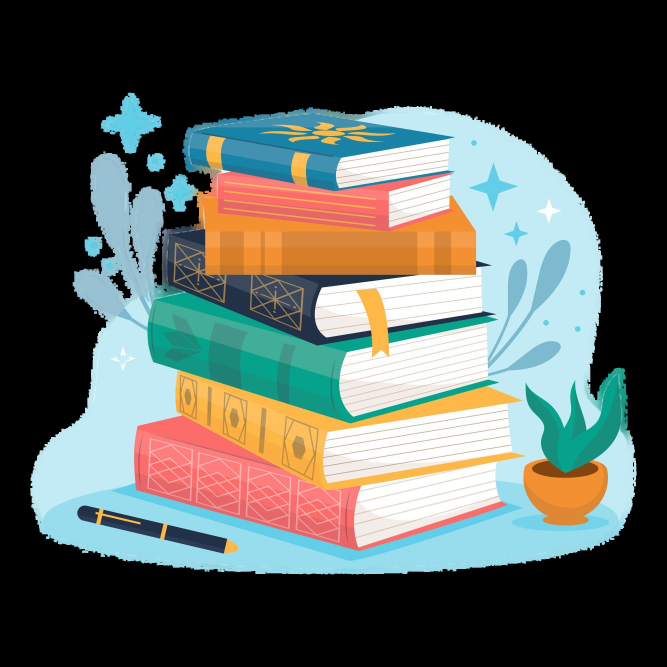
#> input picture frontend/assets/images/all_courses.png, 2000 x 2000 px (shown at 1/3 size)
$ python -i imagedownloader.py   (imports and definitions only)
#> lines starting #> are read from the running program, lines starting #| are printed output that depends on the picture
from utils import generate_image_from_image, download_imgs
from PIL import Image
import google.generativeai as genai
import json
import os
import base64
from dotenv import load_dotenv
from concurrent.futures import ThreadPoolExecutor, as_completed

# [2 lines not run here, left out]
url="http://34.45.174.70:80/get_image/?image_name="
generation_config = {
    "temperature": 1,
    "top_p": 0.95,
    "top_k": 64,
    "max_output_tokens": 8192,
    "response_mime_type": "text/plain",
}
safety_settings = [
    {
        "category": "HARM_CATEGORY_HARASSMENT",
        "threshold": "BLOCK_NONE",
    },
    {
        "category": "HARM_CATEGORY_HATE_SPEECH",
        "threshold": "BLOCK_MEDIUM_AND_ABOVE",
    },
    {
        "category": "HARM_CATEGORY_SEXUALLY_EXPLICIT",
        "threshold": "BLOCK_MEDIUM_AND_ABOVE",
    },
    {
        "category": "HARM_CATEGORY_DANGEROUS_CONTENT",
        "threshold": "BLOCK_MEDIUM_AND_ABOVE",
    },
]
# [5 lines that did not run here, left out]

# [1 line that did not run here, left out]


def image_to_base64(image_path):
    with open(image_path, "rb") as image_file:
        image_data = image_file.read()
        base64_encoded = base64.b64encode(image_data).decode("utf-8")
    return base64_encoded


def download_and_process_image(query):
    try:
        path, link = download_imgs(query)
        img = Image.open(path)
        description = chat_session.send_message(
            [
                f"If the provided image is of or relates to {query} then provide a description of the image and if image does not convey anything then just output 0. Donot output any empty lines before or after description of image or 0, if it consist of any front page of book, author or something as such then also return 0",
                img,
            ]
        )
        description = description.text
        if description.strip() == "0":
            if os.path.exists(path):
                os.remove(path)
            return None, None, None
    except Exception as e:
        return None, None, None
    return query, path, description


def get_images_and_descriptions(data):
    result = {}
    for key, value in data.items():
        level = key
        context = value
        paths = []
        links = []
        desc = []
        res = []
        if level == "undergrad":
            prompt = "Given the input string make a google search queries which can find image which is relevant to given context in the input text. Give me list of search queries with each query in new line and no two queries should have same kind of information and each query should give unique information form input text. If any example is given in input text then also use that to make google search queries along with other queries. And only give me best queries, at max give 5 queries in output and nothing else and donot number the output text just give only text and donot give any blank spaces or empty lines. Donot give any query related to book, author or References. The input text is "
            response = chat_session.send_message(prompt + context)
            original_response = response.text
            responses = response.text.split("\n")

            responses = [s.strip() for s in responses if s.strip()][:5]

            with ThreadPoolExecutor() as executor:
                future_to_query = {executor.submit(download_and_process_image, s): s for s in responses}
                for future in as_completed(future_to_query):
                    query, path, description = future.result()
                    if query and path and description:
                        res.append(query)
                        paths.append(path)
                        desc.append(description)

            response2 = chat_session.send_message(
                f"Given original context\n{context}\n give me markdown formatted text for the given context with identifier of image name at thier appropriate location where it make more sense in context. The name of images are \n{responses}\n. Just give me the markdown formatted text with identifier of image name in format ![img-name] and nothing else in output."
            )
            responses2 = response2.text

            for i in range(len(res)):
                p=paths[i].split('/')[-1].replace(' ', '%20')
                responses2 = responses2.replace(
                    f"![{res[i]}]",
                    f"![Image]({url}{p})\n\n**Figure:** {desc[i].strip()}",
                )

            result["undergrad"] = responses2

        elif level == "teenagers":
            prompt = "Extract all the examples form the input text in form of very simple sentences that can generate meaningful images using models like Stable Diffusion. For example given sentance is - \nyou're playing a game of Pac-Man, and you need to decide which direction to move to eat the pellets and avoid the ghosts, for this given sentance you have to provide me sentance like - \nPac-man moving inside maze and trying to eat pallets while avoiding ghosts\nGive each sentence in new line and do not ouput anything other than sentances not even fullstop.\nEvery output should be unique and simple and should not be similar. Input text is \n"
            response = chat_session.send_message(prompt + context)
            original_response = response.text
            responses = response.text.split("\n")
            responses = [s.strip() for s in responses if s.strip()][:5]

            with ThreadPoolExecutor() as executor:
                future_to_query = {executor.submit(generate_image_from_image, "Comic image of a " + r): r for r in responses}
                for future in as_completed(future_to_query):
                    img = future.result()
                    r = future_to_query[future]
                    try:
                        img.save(f"images/{r}.png")
                        paths.append(f"images/{r}.png")
                        res.append(r)
                    except Exception as e:
                        continue

            response2 = chat_session.send_message(
                f"Given original context\n{context}\n give me markdown formatted text for the given context with identifier of image name at thier appropriate location where it make more sense in context. The name of images are \n{responses}\n. Just give me the markdown formatted text with identifier of image name in format ![img-name] and nothing else in output."
            )
            responses2 = response2.text

            for i in range(len(res)):
                p=paths[i].split('/')[-1].replace(' ', '%20')
                responses2 = responses2.replace(
                    f"![{res[i]}]",
                    f"![Image]({url}{p})\n\n**Figure:** {res[i].strip()}",
                )

            result["teenagers"] = responses2

        elif level == "experts":
            result["experts"] = context

    return result

>>> import cv2
>>> picture = cv2.imread('../frontend/assets/images/all_courses.png', cv2.IMREAD_GRAYSCALE)
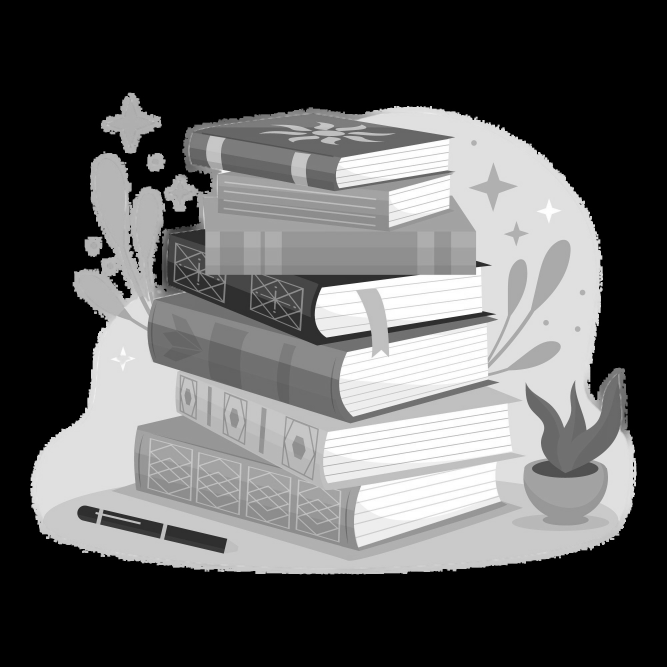
#> picture: shape (2000, 2000) (shown at 1/3 size); min 0, max 255, mean 94.1
#> after the loop in get_images_and_descriptions, `for key, value in data.items():`: result = 0 items
#> (the run stopped early here; a loop or call above may not have finished)
